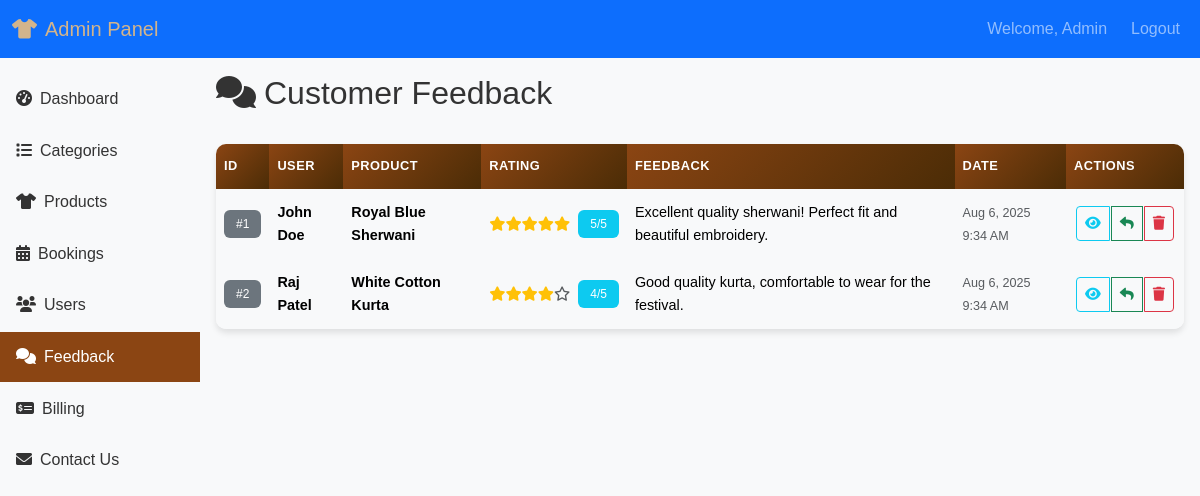
Page /admin/manage-feedback.php (signed in) on the committed database.
### tables this page shows
CREATE TABLE `feedback` (
  `id` int(11) NOT NULL AUTO_INCREMENT,
  `user_id` int(11) NOT NULL,
  `product_id` int(11) NOT NULL,
  `booking_id` int(11),
  `rating` int(1) NOT NULL CHECK (`rating` >= 1 AND `rating` <= 5),
  `feedback` text,
  `created_at` timestamp NOT NULL DEFAULT CURRENT_TIMESTAMP,
  PRIMARY KEY (`id`),
  KEY `user_id` (`user_id`),
  KEY `product_id` (`product_id`),
  KEY `booking_id` (`booking_id`),
  CONSTRAINT `feedback_ibfk_1` FOREIGN KEY (`user_id`) REFERENCES `users` (`id`),
  CONSTRAINT `feedback_ibfk_2` FOREIGN KEY (`product_id`) REFERENCES `products` (`id`),
  CONSTRAINT `feedback_ibfk_3` FOREIGN KEY (`booking_id`) REFERENCES `bookings` (`id`)
);

CREATE TABLE `users` (
  `id` int(11) NOT NULL AUTO_INCREMENT,
  `user_name` varchar(25) NOT NULL,
  `name` varchar(100) NOT NULL,
  `email` varchar(100) NOT NULL,
  `phone` varchar(20),
  `address` text,
  `password` varchar(255) NOT NULL,
  `created_at` timestamp NOT NULL DEFAULT CURRENT_TIMESTAMP,
  `updated_at` timestamp NOT NULL DEFAULT CURRENT_TIMESTAMP ON UPDATE CURRENT_TIMESTAMP,
  PRIMARY KEY (`id`),
  UNIQUE KEY `email` (`email`),
  UNIQUE KEY `user_name` (`user_name`)
);

CREATE TABLE `products` (
  `id` int(11) NOT NULL AUTO_INCREMENT,
  `product_number` varchar(15) NOT NULL,
  `category_id` int(11) NOT NULL,
  `product_name` varchar(255) NOT NULL,
  `description` text,
  `image_url` text,
  `size` varchar(100),
  `available_sizes` varchar(100),  
  `color` varchar(100),
  `available_colors` varchar(100),  
  `price_per_day` decimal(10,2) NOT NULL,
  `quantity_available` int(11) NOT NULL DEFAULT 1,
  `status` enum('active','inactive') NOT NULL DEFAULT 'active',
  `created_at` timestamp NOT NULL DEFAULT CURRENT_TIMESTAMP,
  `updated_at` timestamp NOT NULL DEFAULT CURRENT_TIMESTAMP ON UPDATE CURRENT_TIMESTAMP,
  PRIMARY KEY (`id`),
  KEY `category_id` (`category_id`),
  CONSTRAINT `products_ibfk_1` FOREIGN KEY (`category_id`) REFERENCES `categories` (`id`)
);

### admin/manage-feedback.php (the view, shortened to what this page needs)
<?php include "includes/admin-header.php"; include "../config/db.php"; ?>
<div class="d-flex justify-content-between align-items-center mb-4">
    <h2><i class="fas fa-comments me-2"></i>Customer Feedback</h2>
</div>
<div class="admin-table">
    <div class="table-responsive">
        <table class="table table-hover mb-0">
            <thead class="table-light">
                <tr>
                    <th>ID</th>
                    <th>User</th>
                    <th>Product</th>
                    <th>Rating</th>
                    <th>Feedback</th>
                    <th>Date</th>
                    <th>Actions</th>
                </tr>
            </thead>
            <tbody class="table-light">
                <?php
                try {
                    $q = "SELECT f.*, u.name as uname, p.product_name FROM feedback f
                        JOIN users u ON f.user_id=u.id
                        JOIN products p ON f.product_id=p.id
                        ORDER BY f.created_at DESC";
                    $stmt = $pdo->query($q);
                    $feedbacks = $stmt->fetchAll();
                    if (empty($feedbacks)) {
                        echo "<tr><td colspan='7' class='text-center py-4 text-muted'>";
                        echo "<i class='fas fa-comment-slash fa-2x mb-2'></i><br>";
                        echo "No feedback found.";
                        echo "</td></tr>";
                    } else {
                        foreach($feedbacks as $f) {
                            $stars = '';
                            for ($i = 1; $i <= 5; $i++) {
                                if ($i <= $f['rating']) {
                                    $stars .= '<i class="fas fa-star text-warning"></i>';
                                } else {
                                    $stars .= '<i class="far fa-star text-muted"></i>';
                                }
                            }
                            $truncatedFeedback = strlen($f['feedback']) > 80
                                ? substr($f['feedback'], 0, 80) . '...'
                                : $f['feedback'];
                            echo "<tr>";
                            echo "<td data-label='ID'><span class='badge bg-secondary'>#{$f['id']}</span></td>";
                            echo "<td data-label='User'><strong>" . htmlspecialchars($f['uname']) . "</strong></td>";
                            echo "<td data-label='Product'><strong>" . htmlspecialchars($f['product_name']) . "</strong></td>";
                            echo "<td data-label='Rating'><div class='d-flex align-items-center'>{$stars}<span class='ms-2 badge bg-info'>{$f['rating']}/5</span></div></td>";
                            echo "<td data-label='Feedback'><span title='" . htmlspecialchars($f['feedback']) . "'>" . htmlspecialchars($truncatedFeedback) . "</span></td>";
                            echo "<td data-label='Date'><small class='text-muted'>" . date('M j, Y g:i A', strtotime($f['created_at'])) . "</small></td>";
                            echo "<td data-label='Actions'>";
                            echo "<div class='btn-group btn-group-sm'>";
                            echo "<button class='btn btn-outline-info' onclick='viewFeedback({$f['id']})' title='View Full Feedback'>";
                            echo "<i class='fas fa-eye'></i>";
                            echo "</button>";
                            echo "<a href='mailto:" . htmlspecialchars($f['uname']) . "' class='btn btn-outline-success' title='Reply to Customer'>";
                            echo "<i class='fas fa-reply'></i>";
                            echo "</a>";
                            echo "<a href='feedback-delete.php?id={$f['id']}' class='btn btn-outline-danger' onclick='return confirm(\"Are you sure you want to delete feedback from: " . htmlspecialchars($f['uname']) . "?\")' title='Delete Feedback'>";
                            echo "<i class='fas fa-trash'></i>";
                            echo "</a>";
                            echo "</div>";
                            echo "</td>";
                            echo "</tr>";
                        }
                    }
                } catch (PDOException $e) {
                    echo "<tr><td colspan='7' class='text-center py-4 text-danger'>";
                    echo "<i class='fas fa-exclamation-triangle fa-2x mb-2'></i><br>";
                    echo "Error loading feedback: " . htmlspecialchars($e->getMessage());
                    echo "</td></tr>";
                }
                ?>
            </tbody>
        </table>
    </div>
</div>

### assets/css/style.css (style rules this page uses)
:root { --primary-color: #8B4513; --secondary-color: #DAA520; --accent-color: #CD853F; --dark-color: #2C1810; --light-color: #F5F5DC; }
body { font-family: 'Arial', sans-serif; line-height: 1.6; color: #333; background-color: #f8f9fa; }

### assets/css/admin.css (style rules this page uses)
:root { --primary-color: #8B4513; --secondary-color: #d2b48c; --dark-color: #4B2C06; }
.table th { background-color: #f8f9fa; font-weight: 600; }
.badge { font-size: 0.75rem; }
.admin-table { background: white; border-radius: 10px; overflow: hidden; box-shadow: 0 4px 6px rgba(0, 0, 0, 0.1); margin-bottom: 2rem; }
.admin-table .table { margin-bottom: 0; border-collapse: separate; border-spacing: 0; }
.admin-table .table thead th { background: linear-gradient(135deg, var(--primary-color), var(--dark-color)); color: white; font-weight: 600; text-transform: uppercase; font-size: 0.85rem; letter-spacing: 0.5px; padding: 1rem 0.75rem; border: none; position: sticky; top: 0; z-index: 10; }
.admin-table .table tbody tr { transition: all 0.3s ease; border-bottom: 1px solid #e9ecef; }
.admin-table .table tbody tr:last-child { border-bottom: none; }
.admin-table .table tbody td { padding: 1rem 0.75rem; vertical-align: middle; border: none; }
.btn-group-sm .btn { padding: 0.375rem 0.5rem; font-size: 0.875rem; border-radius: 4px; margin: 0 2px; transition: all 0.3s ease; }
.badge { font-size: 0.75rem; padding: 0.5rem 0.75rem; border-radius: 6px; font-weight: 500; }
@media (max-width: 1200px) { .admin-table .table thead th { font-size: 0.8rem; padding: 0.75rem 0.5rem; } }
@media (max-width: 1200px) { .admin-table .table tbody td { padding: 0.75rem 0.5rem; font-size: 0.9rem; } }

### rows in the picture
feedback: id "1", user.name "John Doe", product.product_name "Royal Blue Sherwani", rating "5", feedback "Excellent quality sherwani! Perfect fit and beautiful embroidery.", created_at "Aug 6, 2025 9:34 AM"
feedback: id "2", user.name "Raj Patel", product.product_name "White Cotton Kurta", rating "4", feedback "Good quality kurta, comfortable to wear for the festival.", created_at "Aug 6, 2025 9:34 AM"

### other values in the picture
$_SESSION['admin_name'] "Admin"
